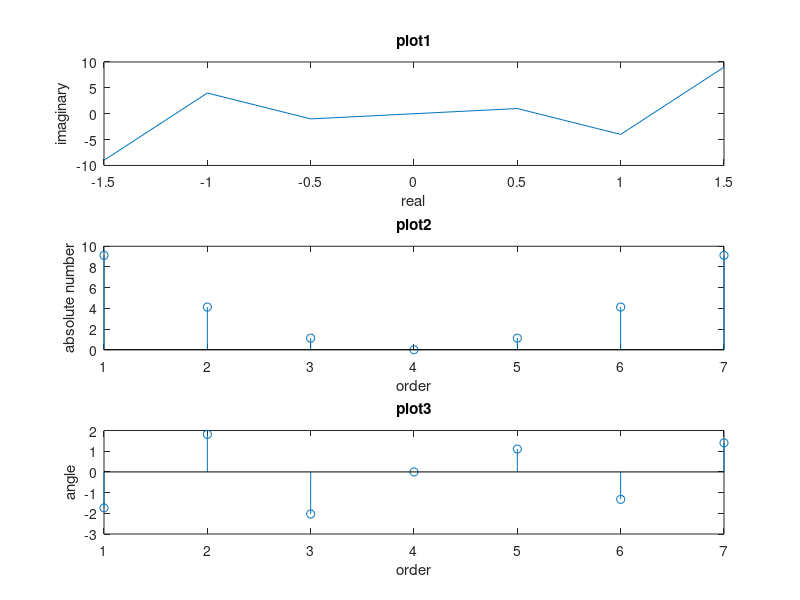

Recreate this plot in MATLAB.
%MATLAB Review
%YANG ZHANG
%Sunday, September 04, 2016
%%
%Assignment 6
x = -1.5:0.5:1.5;
y = [-9 4 -1 0 1 -4 9];	
z= x +j*y
plot(z) 	% complex values can be plotted
subplot(3,1,1), plot(z)
xlabel('real');
ylabel('imaginary');
title('plot1')
subplot(3,1,2), stem(abs(z))
xlabel('order');
ylabel('absolute number');
title('plot2');
subplot(3,1,3), stem(angle(z))
xlabel('order');
ylabel('angle');
title('plot3');